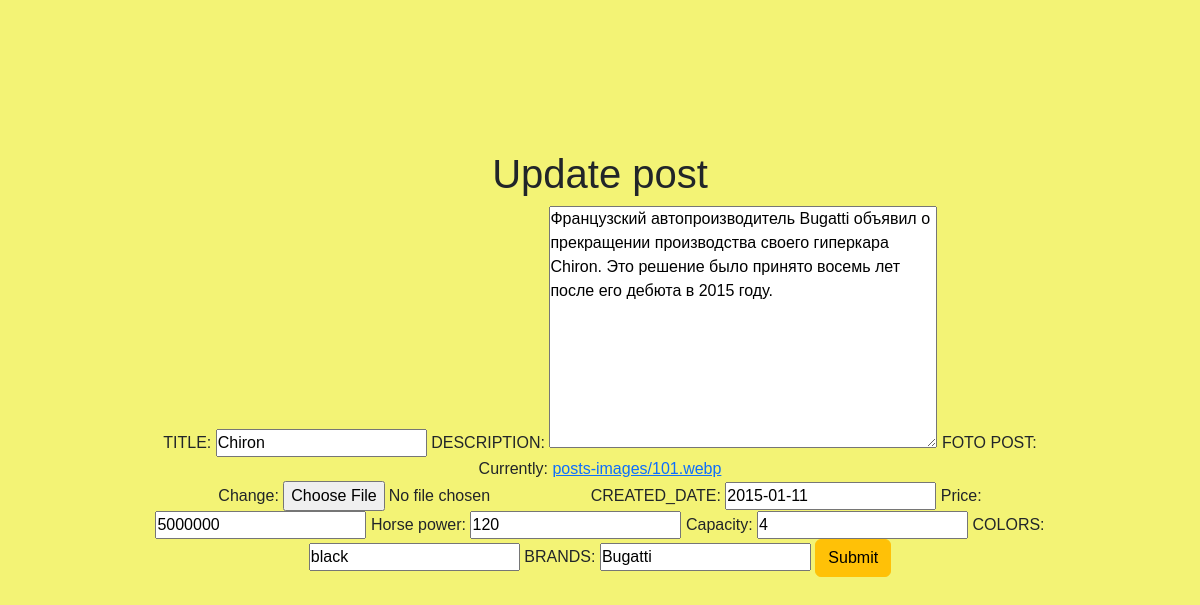
The page /posts/update/20/ on the database its author committed.
### app/models.py (models this page shows, shortened)
class Post(models.Model):
    title = models.CharField(
        'TITLE',
        max_length=128,
        null= True
    )
    brand = models.CharField(
        'BRANDS',
        max_length=128,
        null= True
    )
    color = models.CharField(
        'COLORS',
        max_length=128,
        null= True
    )
    capacity = models.IntegerField(
        null = True
    )
    horse_power = models.IntegerField(
        null = True
    )
    price = models.IntegerField(
        blank=True,
        null =True
    )
    description = models.TextField(
        'DESCRIPTION',
        blank=True,
        null=True
    )
    created_date = models.DateField(
        'CREATED_DATE',
        default=timezone.now
    )
    image = models.ImageField(
        'FOTO POST',
        upload_to='posts-images/'
    )
    class Meta:
        verbose_name = 'Пост'
        verbose_name_plural = 'Посты'
        ordering = ('-id',)

### app/views.py (the view)
# urls.py: path('posts/update/<int:pk>/', PostUpdate.as_view(), name='post_update'),
class PostUpdate(UpdateView):
    model = Post
    template_name = 'app/update.html'
    context_object_name = 'update_post'
    fields = ['title', 'description', 'image','created_date','description','price','horse_power','capacity','color','brand']
    success_url = reverse_lazy('postslist')

### app/templates/app/update.html (shortened to what this page needs)
{% extends 'base.html' %}
{% block content %}
    <h1>Update post</h1>
    <form action="" method="post" enctype="multipart/form-data">
        {{ form.as_table }}
        <button type="button" class="btn btn-warning">Submit</button>
    </form>
{% endblock content %}

### static/style.css (style rules this page uses)
body { text-decoration: none; }

### app/templates/app/update.html (style rules this page uses)
body { background-color: rgb(243, 243, 117); text-align: center; font-family: 'Franklin Gothic Medium', 'Arial Narrow', Arial, sans-serif; margin: 150px; }

### templates/base.html (style rules this page uses)
* { margin: 0; padding: 0; }

### rows shown on the page
Post: title "Chiron", description "Французский автопроизводитель Bugatti объявил о прекращении производства своего гиперкара Chiron. Это решение было принято восемь лет после его дебюта в 2015 году.", created_date "2015-01-11", price "5000000", horse_power "120", capacity "4", color "black", brand "Bugatti"
